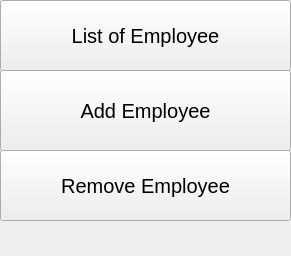
     <widget class="QWidget" name="Employee">
      <property name="geometry">
       <rect>
        <x>0</x>
        <y>0</y>
        <width>291</width>
        <height>256</height>
       </rect>
      </property>
      <attribute name="icon">
       <iconset>
        <normaloff>Images/Employee.jpg</normaloff>Images/Employee.jpg</iconset>
      </attribute>
      <attribute name="label">
       <string>Employee</string>
      </attribute>
      <widget class="QPushButton" name="list_employee">
       <property name="geometry">
        <rect>
         <x>0</x>
         <y>0</y>
         <width>291</width>
         <height>71</height>
        </rect>
       </property>
       <property name="font">
        <font>
         <pointsize>15</pointsize>
        </font>
       </property>
       <property name="cursor">
        <cursorShape>PointingHandCursor</cursorShape>
       </property>
       <property name="text">
        <string>List of Employee</string>
       </property>
       <property name="icon">
        <iconset>
         <normaloff>Images/list.png</normaloff>Images/list.png</iconset>
       </property>
       <property name="iconSize">
        <size>
         <width>30</width>
         <height>30</height>
        </size>
       </property>
      </widget>
      <widget class="QPushButton" name="Add_employee">
       <property name="geometry">
        <rect>
         <x>0</x>
         <y>70</y>
         <width>291</width>
         <height>81</height>
        </rect>
       </property>
       <property name="font">
        <font>
         <pointsize>15</pointsize>
        </font>
       </property>
       <property name="cursor">
        <cursorShape>PointingHandCursor</cursorShape>
       </property>
       <property name="text">
        <string>Add Employee</string>
       </property>
       <property name="icon">
        <iconset>
         <normaloff>Images/add.png</normaloff>Images/add.png</iconset>
       </property>
       <property name="iconSize">
        <size>
         <width>30</width>
         <height>30</height>
        </size>
       </property>
      </widget>
      <widget class="QPushButton" name="Remove_employee">
       <property name="geometry">
        <rect>
         <x>0</x>
         <y>150</y>
         <width>291</width>
         <height>71</height>
        </rect>
       </property>
       <property name="font">
        <font>
         <pointsize>15</pointsize>
        </font>
       </property>
       <property name="cursor">
        <cursorShape>PointingHandCursor</cursorShape>
       </property>
       <property name="text">
        <string>Remove Employee</string>
       </property>
       <property name="icon">
        <iconset>
         <normaloff>Images/remove.png</normaloff>Images/remove.png</iconset>
       </property>
       <property name="iconSize">
        <size>
         <width>30</width>
         <height>30</height>
        </size>
       </property>
      </widget>
     </widget>
